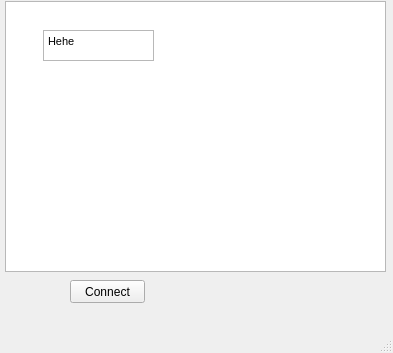
<?xml version="1.0" encoding="UTF-8"?>
<ui version="4.0">
 <class>MainWindow</class>
 <widget class="QMainWindow" name="MainWindow">
  <property name="geometry">
   <rect>
    <x>0</x>
    <y>0</y>
    <width>393</width>
    <height>353</height>
   </rect>
  </property>
  <property name="windowTitle">
   <string>MainWindow</string>
  </property>
  <widget class="QWidget" name="centralwidget">
   <widget class="PlotWidget" name="graphicsView">
    <property name="geometry">
     <rect>
      <x>5</x>
      <y>1</y>
      <width>381</width>
      <height>271</height>
     </rect>
    </property>
   </widget>
   <widget class="QPushButton" name="pushButton">
    <property name="geometry">
     <rect>
      <x>70</x>
      <y>280</y>
      <width>75</width>
      <height>23</height>
     </rect>
    </property>
    <property name="text">
     <string>Connect</string>
    </property>
   </widget>
   <widget class="QTextEdit" name="textEdit">
    <property name="geometry">
     <rect>
      <x>43</x>
      <y>30</y>
      <width>111</width>
      <height>31</height>
     </rect>
    </property>
    <property name="html">
     <string>&lt;!DOCTYPE HTML PUBLIC &quot;-//W3C//DTD HTML 4.0//EN&quot; &quot;http://www.w3.org/TR/REC-html40/strict.dtd&quot;&gt;
&lt;html&gt;&lt;head&gt;&lt;meta name=&quot;qrichtext&quot; content=&quot;1&quot; /&gt;&lt;style type=&quot;text/css&quot;&gt;
p, li { white-space: pre-wrap; }
&lt;/style&gt;&lt;/head&gt;&lt;body style=&quot; font-family:'MS Shell Dlg 2'; font-size:8pt; font-weight:400; font-style:normal;&quot;&gt;
&lt;p style=&quot; margin-top:0px; margin-bottom:0px; margin-left:0px; margin-right:0px; -qt-block-indent:0; text-indent:0px;&quot;&gt;Hehe&lt;/p&gt;&lt;/body&gt;&lt;/html&gt;</string>
    </property>
   </widget>
  </widget>
  <widget class="QMenuBar" name="menubar">
   <property name="geometry">
    <rect>
     <x>0</x>
     <y>0</y>
     <width>393</width>
     <height>22</height>
    </rect>
   </property>
  </widget>
  <widget class="QStatusBar" name="statusbar"/>
 </widget>
 <customwidgets>
  <customwidget>
   <class>PlotWidget</class>
   <extends>QGraphicsView</extends>
   <header>pyqtgraph</header>
  </customwidget>
 </customwidgets>
 <resources/>
 <connections/>
</ui>
